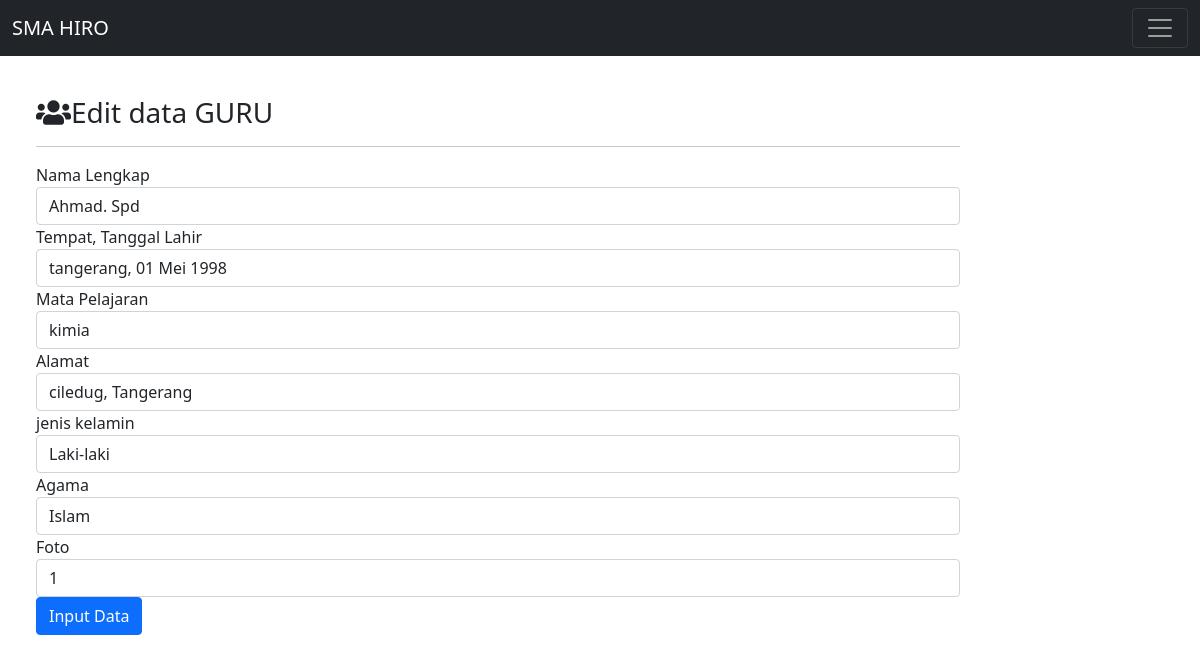
The app's page /edit.php?id=1234 with its own data.
### tables this page shows
CREATE TABLE `guru` (
  `id` varchar(15) NOT NULL,
  `nama` varchar(30) NOT NULL,
  `tempat` varchar(30) NOT NULL,
  `mata_pelajaran` varchar(20) NOT NULL,
  `alamat` varchar(30) NOT NULL,
  `jenis_kelamin` varchar(12) NOT NULL,
  `agama` varchar(15) NOT NULL,
  `foto` varchar(10) NOT NULL
);

### function.php (called while the page is built, shortened)
<?php
    $conn = mysqli_connect('localhost','root','','uas_1904030047');
    function query($query)
    {
        global $conn;
        $result = mysqli_query($conn,$query);
        if(mysqli_num_rows($result) ==1 ){
            return mysqli_fetch_assoc($result);
        }
        $rows = [];
        return $rows;
    }
?>

### edit.php (the view, shortened to what this page needs)
<?php
require 'function.php';
$id = $_GET['id'];
$guruu = query("SELECT * FROM guru WHERE id = $id");
?>
<!doctype html>
<html lang="en">
<head>
    <link href="tema/bootstrap/css/bootstrap.min.css" rel="stylesheet">
    <link rel="stylesheet" href="tema/fontawesome/css/all.min.css">
</head>
<body>
    <nav class="navbar fixed-top navbar-dark bg-dark">
            <div class="container-fluid">
                <a class="navbar-brand" href="index.php">SMA HIRO</a>
                <button class="navbar-toggler" type="button" data-bs-toggle="collapse" data-bs-target="#navbarSupportedContent" aria-controls="navbarSupportedContent" aria-expanded="false" aria-label="Toggle navigation">
                <span class="navbar-toggler-icon"></span>
                </button>
            </div>
         </nav>
    <div class="row mt-5">
        <div class="col-md-10 p-5 pt-5">
            <h3><i class="fas fa-users"></i>Edit data GURU</h3>
            <hr>
            <form method="POST" action="">
                <div class="form-group">
                    <label for="nama">Nama Lengkap</label>
                    <input type="text" class="form-control" id="nama" name="nama" value="<?= $guruu['nama'] ?>" autofocus required autocomplete="off">
                </div>
                <div class="form-group">
                    <label for="tempat">Tempat, Tanggal Lahir</label>
                    <input type="text" class="form-control" id="tempat" name="tempat" value="<?= $guruu['tempat'] ?>" required autocomplete="off">
                </div>
                <div class="form-group">
                    <label for="mata_pelajaran">Mata Pelajaran</label>
                    <input type="text" class="form-control" id="mata_pelajaran" name="mata_pelajaran" value="<?= $guruu['mata_pelajaran'] ?>" required autocomplete="off">
                </div>
                <div class="form-group">
                    <label for="alamat">Alamat</label>
                    <input type="text" class="form-control" id="alamat" name="alamat" value="<?= $guruu['alamat'] ?>" required autocomplete="off">
                </div>
                <div class="form-group">
                    <label for="jenis_kelamin">jenis kelamin</label>
                    <input type="text" class="form-control" id="jenis_kelamin" name="jenis_kelamin" value="<?= $guruu['jenis_kelamin'] ?>" required autocomplete="off">
                </div>
                <div class="form-group">
                    <label for="agama">Agama</label>
                    <input type="text" class="form-control" id="agama" name="agama" value="<?= $guruu['agama'] ?>" required autocomplete="off">
                </div>
                <div class="form-group">
                    <label for="foto">Foto</label>
                    <input type="text" class="form-control" id="foto" name="foto" value="<?= $guruu['foto'] ?>" required>
                </div>
                <button type="submit" class="btn btn-primary" name="edit">Input Data</button>
            </form>
        </div>
    </div>
</body>
</html>

### records on screen
guru: nama "Ahmad. Spd", tempat "tangerang, 01 Mei 1998", mata_pelajaran "kimia", alamat "ciledug, Tangerang", jenis_kelamin "Laki-laki", agama "Islam", foto "1"
